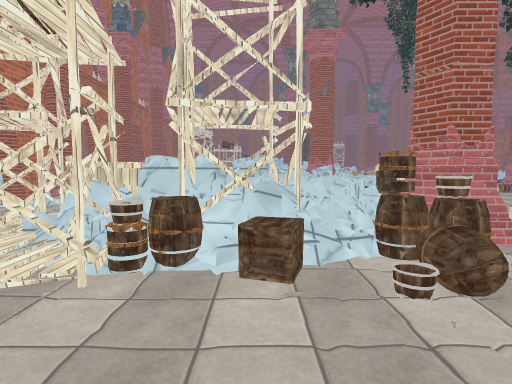
View 1 (above)

24 first-person views from a walk through a 3-D level made in the Unity game engine. The camera is 1.5 m above the floor, tilts 4° down and sees 80° across. The floor is counted in squares, 1 m on a side. Each view is taken from the middle of a square. On the plan, view 1 faces up. The plan holds only what a view shows up to about 15 squares ahead; the rest is blank. The place goes on beyond the plan. Some surface patterns are stand-ins.

View 2
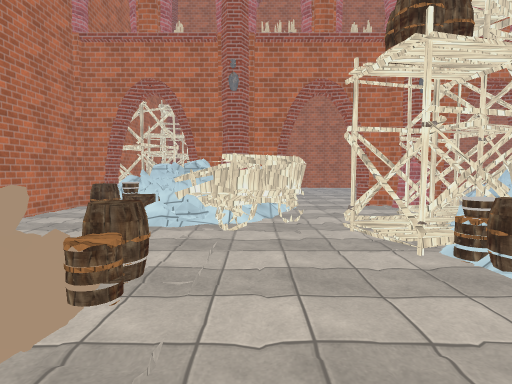

View 3
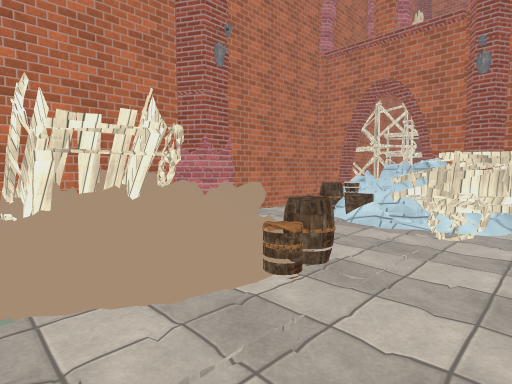

View 4
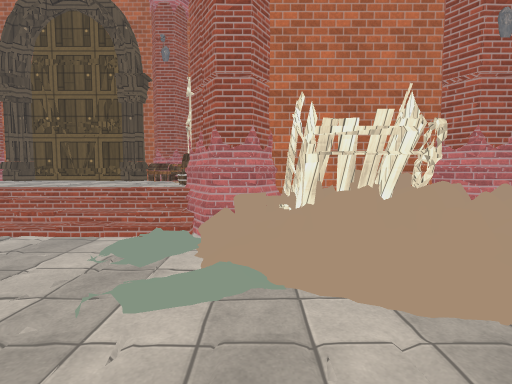

View 5
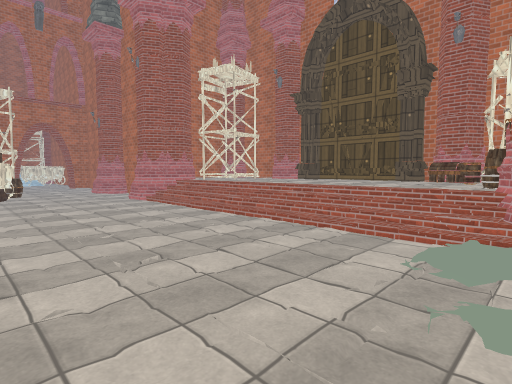

View 6
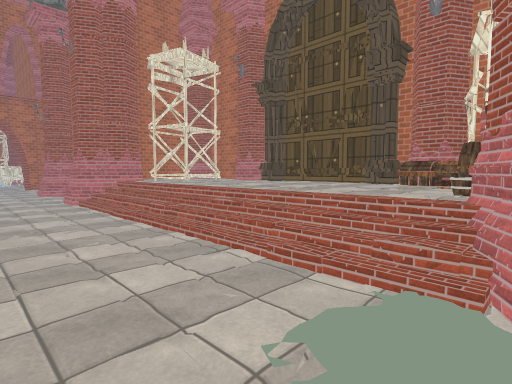

View 7
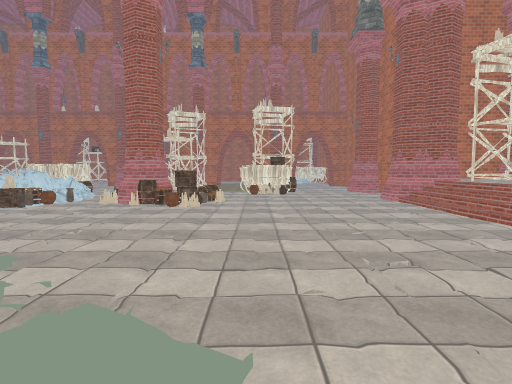

View 8
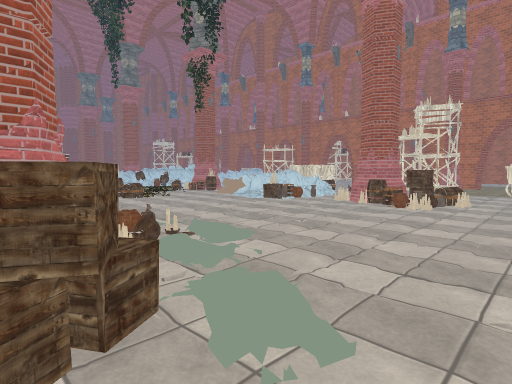

View 9
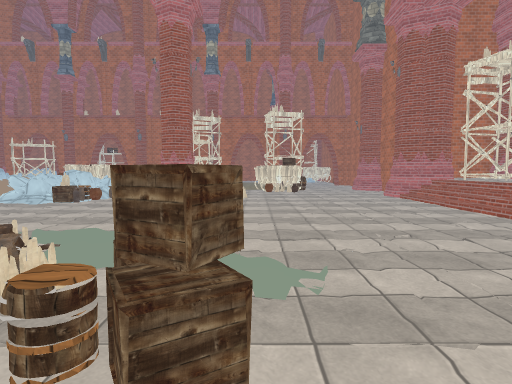

View 10
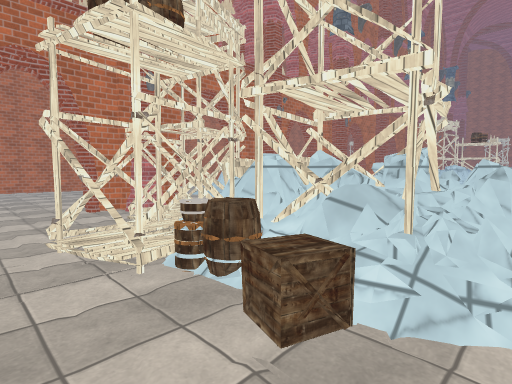

View 11
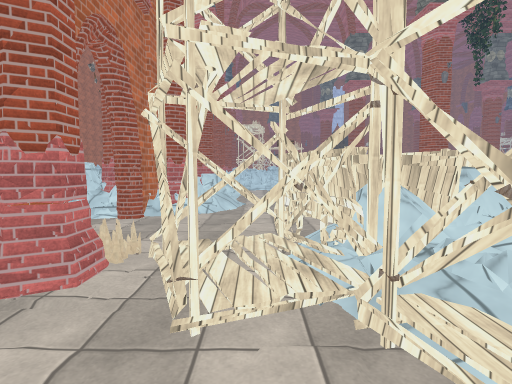

View 12
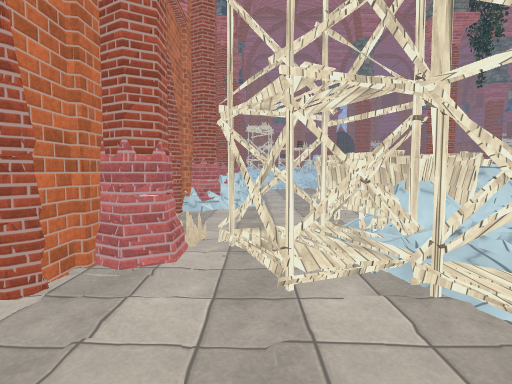

View 13
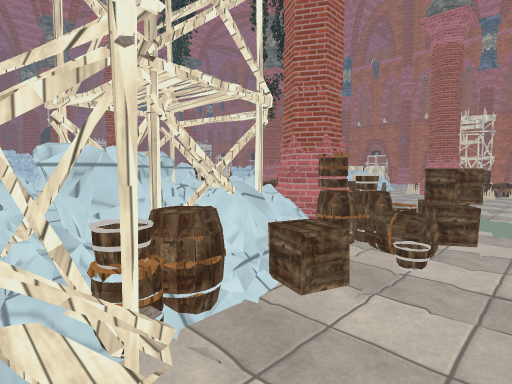

View 14
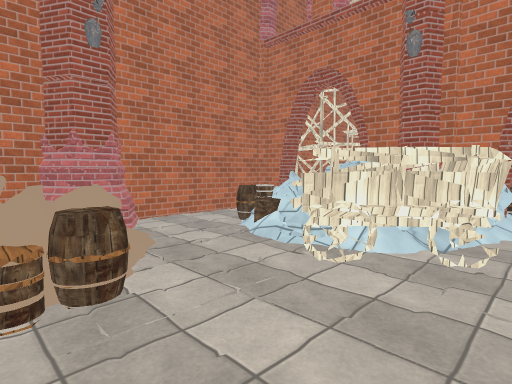

View 15
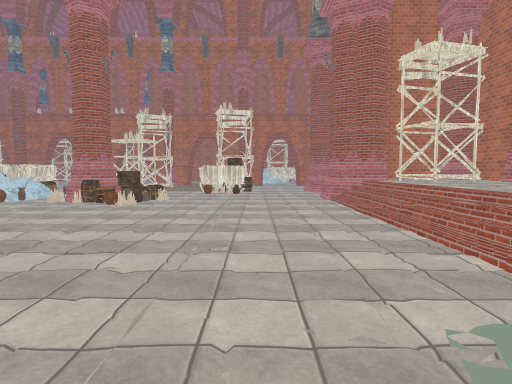

View 16
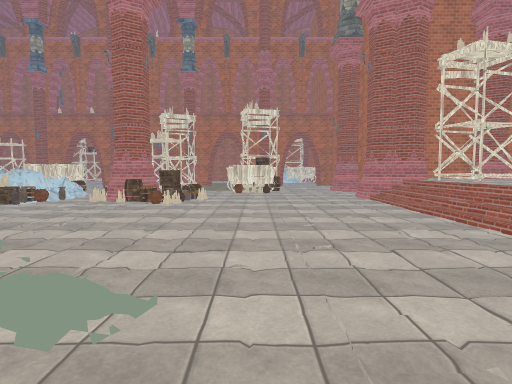

View 17
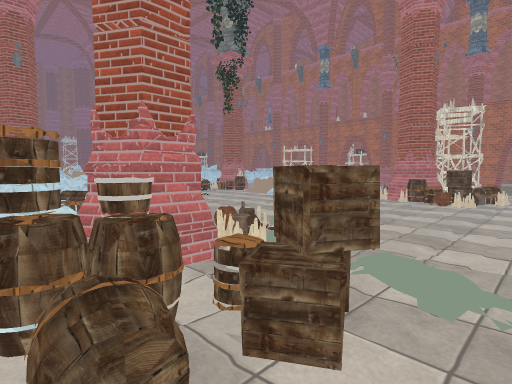

View 18
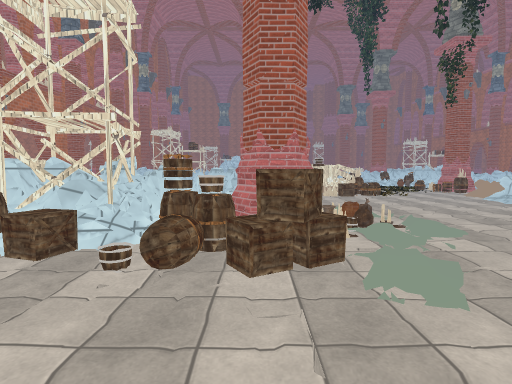

View 19
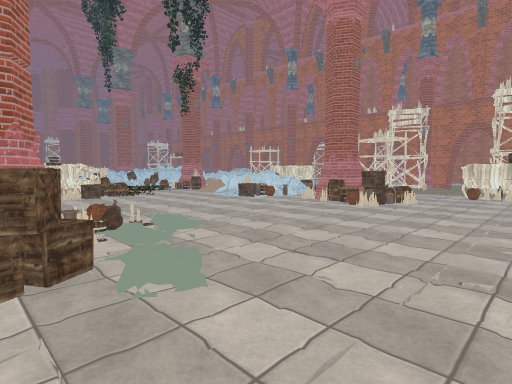

View 20
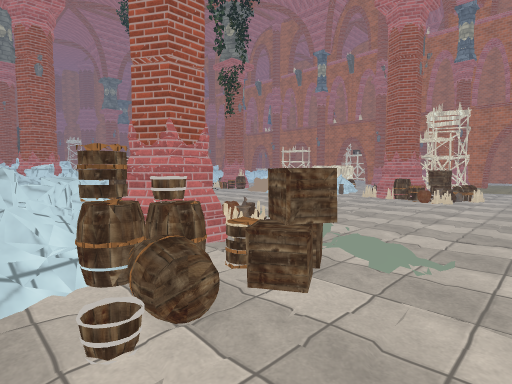

View 21
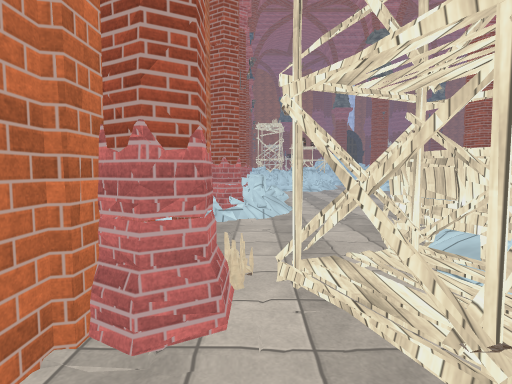

View 22
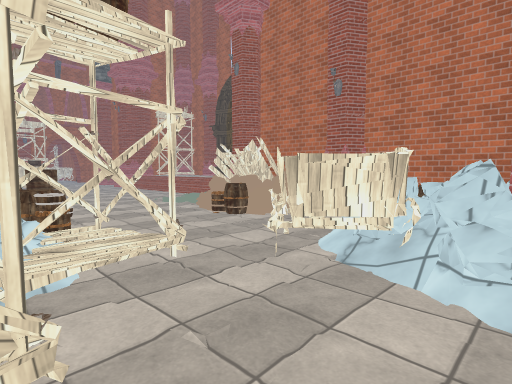

View 23
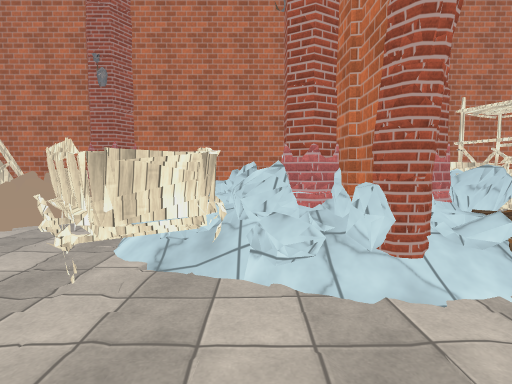

View 24
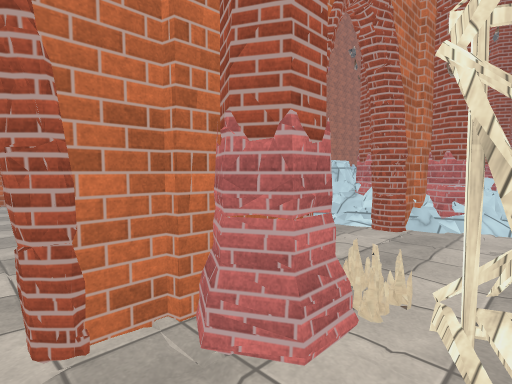

### Floor plan
Key: @ floor where view 1 was taken; # wall or solid block; x gap in a wall; . main floor; : floor 0.25 m higher than the main floor; + floor 0.5 m higher than the main floor; * floor 1 m higher than the main floor; % floor 1.25 m higher than the main floor; & floor 1.5 m higher than the main floor; / step, stairs or slope; = window, fence, low wall or low ledge; ^ raised ledge; O other object.
Columns run from 10 left of view 1 to 23 right of it. Each row starts with its distance up from view 1.
 14 ###....        OO... ./  //x
 13 #......        OO........./x*#
 12 #......            ......OO+^#
 11 .......    =       .......OOO#
 10 .....O  #===#  OO .........O..
  9 #....O O#&%===  O .........OO
  8 #OOOOO#OOOOO==#  O/........O#
  7 ##.O:O#OO#OO=###OO////.....O##
  6 #..OOOO####O###OO//./......OO#
  5 #....OO#OO#=OOO..:/.......OOO
  4 ......OOO.O.OOOO...........OOO...
  3 ......OO......OO/................
  2 ###.O..........//................O
  1 ##=OOO.........//...............OO
  0  ##OOOO...@//////................O
 -1  ==#OO...OO/.....................
 -2  =##O...: OOO///................
 -3  #%=O...OOOOO //.................
 -4  #=OO..OOOOOOOO/.................
 -5  =#...=##OO*O##//////////////##.
 -6  #########O####//////////////#
 -7               ##/*/***//*//*##
 -8                O*************#
 -9                O***********OOO
-10                O***********O%O
-11                OOO*********OOO
-12                 ###^****####
-13                 ##########

Where each view was taken, in squares from view 1:
view 1: 0 up, 0 right, facing up
view 2: 1 up, 3 right, facing left
view 3: 2 up, 3 right, facing down-left
view 4: 2 up, 3 right, facing down
view 5: 2 up, 4 right, facing down-right
view 6: 1 down, 4 right, facing down-right
view 7: 2 up, 4 right, facing right
view 8: 1 up, 4 right, facing up-right
view 9: 3 up, 2 right, facing right
view 10: 2 up, 2 right, facing up-left
view 11: 3 up, 6 left, facing up
view 12: 2 up, 7 left, facing up
view 13: 2 up, 3 left, facing up-right
view 14: 3 up, 0 right, facing down-left
view 15: 1 down, 3 right, facing right
view 16: 1 up, 3 right, facing right
view 17: 2 up, 2 right, facing up-right
view 18: 1 down, 4 right, facing up
view 19: 1 down, 4 right, facing up-right
view 20: 1 up, 1 right, facing up-right
view 21: 4 up, 8 left, facing up
view 22: 6 up, 9 left, facing down-right
view 23: 6 up, 8 left, facing down
view 24: 5 up, 7 left, facing up-left
